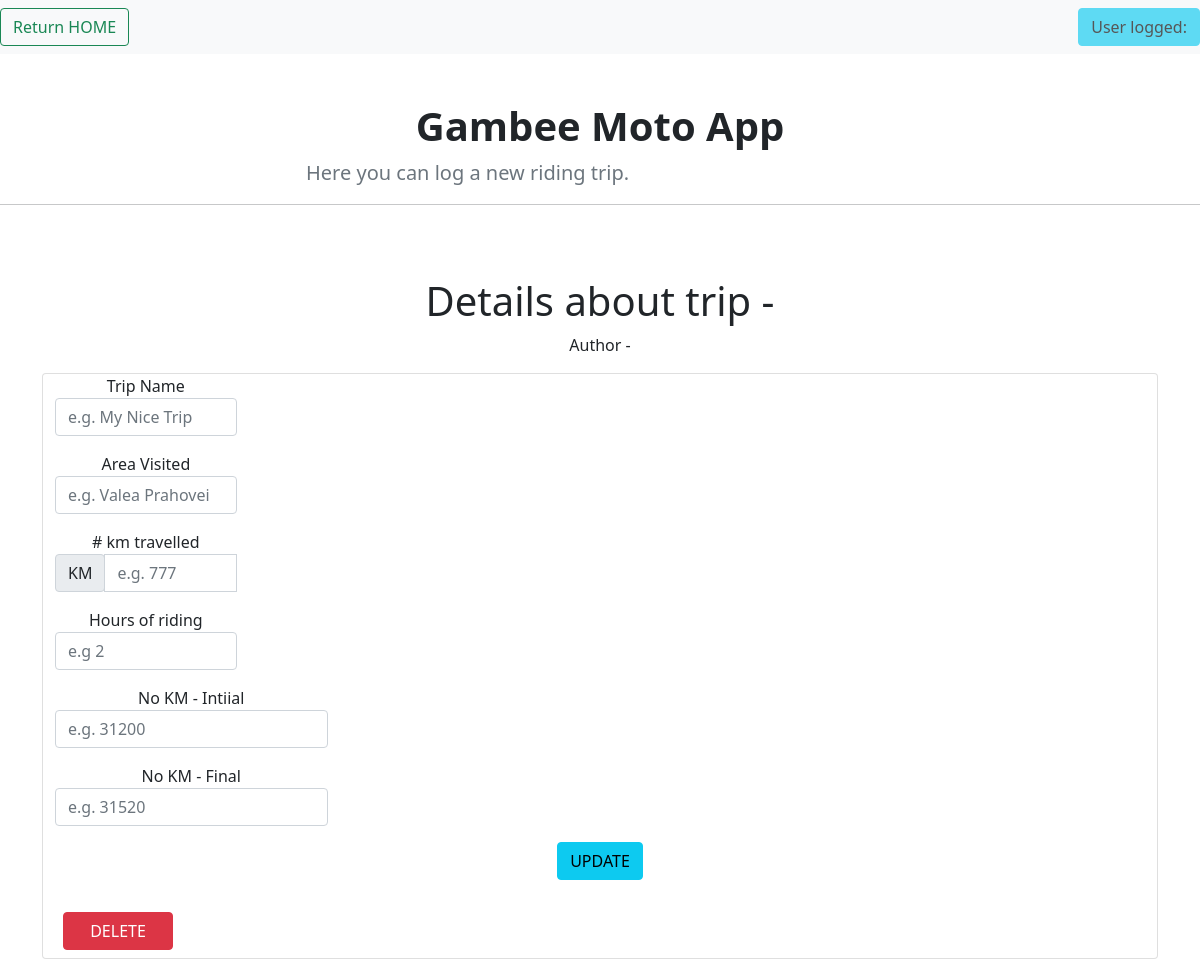
The app's page /GUEST_EXAMPLE (signed in), older data.
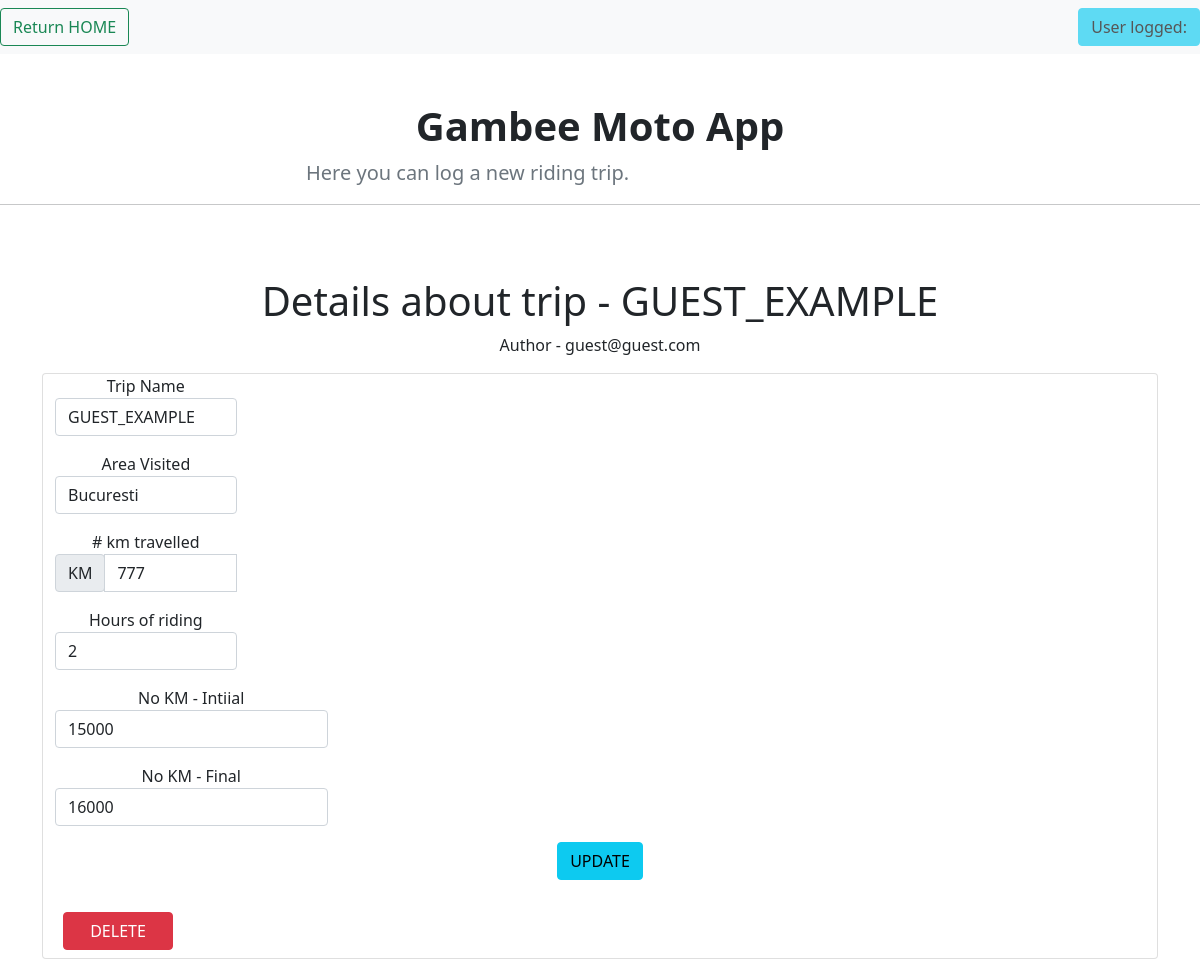
The same page, newer data.
### application/models.py (models this page shows, shortened)
class TripRecords(db.Model):
    __tablename__ = 'TripRecords'
    id = db.Column(db.Integer, primary_key=True)
    trip_name = db.Column(db.String(100))
    area_name = db.Column(db.String(50))
    km_travelled = db.Column(db.Integer)
    h_travelled = db.Column(db.Integer)
    km_initial = db.Column(db.Integer)
    km_final = db.Column(db.Integer)
    added_by = db.Column(db.String(100))

### application/routes.py (the view)
@app.route('/<trip_name>')
@login_required
def detailed_trip(trip_name):
    if session['logged_user'] != app.config['ADMIN_USER']:
        found_trip = TripRecords.query.filter_by(trip_name=trip_name, added_by=session['logged_user']).first()
    else:
        found_trip = TripRecords.query.filter_by(trip_name=trip_name).first()
    return render_template('detailed_trip.html', detailed_trip=found_trip)

### application/routes.py (called while the page is built)
@loginMan.user_loader
def load_user(email):
    return Riders.query.filter_by(email=email).first()

### application/templates/detailed_trip.html (shortened to what this page needs)
{% extends 'trips_common.html' %}
{%block trip_details%}
<div class="py-2 text-center container">
    <h1>Details about trip - {{detailed_trip.trip_name}}</h1>
    <p>Author - {{detailed_trip.added_by}}</p>
    <div class="card text-center container ml-2" style="width: 100%;">
        <form action="{{url_for('update_existing_trip', rider_email=detailed_trip.added_by,
                                    trip_name=detailed_trip.trip_name)}}" method="POST" class="needs-validation"
              novalidate>
            <div class="form-row">
                <div class="col-md-2 mb-3">
                    <label for="validationCustom01">Trip Name</label>
                    <input type="text" class="form-control" id="validationCustom01" name="new_trip_name"
                           placeholder="e.g. My Nice Trip" value="{{detailed_trip.trip_name}}"
                           required>
                </div>
                <div class="col-md-2 mb-3">
                    <label for="validationCustom02">Area Visited</label>
                    <input type="text" class="form-control" id="validationCustom02" name="new_area_name"
                           placeholder="e.g. Valea Prahovei" value="{{detailed_trip.area_name}}"
                           required>
                </div>
                <div class="col-md-2 mb-3">
                    <label for="validationCustomUsername"># km travelled</label>
                    <div class="input-group">
                        <div class="input-group-prepend">
                            <span class="input-group-text" id="inputGroupPrepend">KM</span>
                        </div>
                        <input type="number" class="form-control" id="validationCustomUsername" name="new_km_travelled"
                               placeholder="e.g. 777" value="{{detailed_trip.km_travelled}}"
                               aria-describedby="inputGroupPrepend" required>
                    </div>
                </div>
            </div>
            <div class="form-row">
                <div class="col-md-2 mb-3">
                    <label for="validationCustom03">Hours of riding</label>
                    <input type="number" class="form-control" id="validationCustom03" name="new_hours_riding"
                           placeholder="e.g 2" value="{{detailed_trip.h_travelled}}" required>
                </div>
                <div class="col-md-3 mb-3">
                    <label for="validationCustom04">No KM - Intiial</label>
                    <input type="number" class="form-control" id="validationCustom04" name="new_km_initial"
                           placeholder="e.g. 31200" value="{{detailed_trip.km_initial}}" required>
                </div>
                <div class="col-md-3 mb-3">
                    <label for="validationCustom05">No KM - Final</label>
                    <input type="number" class="form-control" id="validationCustom05" name="new_km_final"
                           placeholder="e.g. 31520" value="{{detailed_trip.km_final}}" required>
                </div>
            </div>
            <button class="btn btn-info mb-4" name="update_trip" type="submit" value="tripUpdate">UPDATE</button>
        </form>
        <a href="{{url_for('delete_trip', rider_email = detailed_trip.added_by, trip_name=detailed_trip.trip_name)}}"
           class="btn btn-danger m-2" style="width: 110px">DELETE</a>
    </div>
</div>
{%endblock%}

Row changes from the older to the newer data that the page shows:
added TripRecords: trip_name "GUEST_EXAMPLE", added_by "guest@guest.com", new_trip_name "GUEST_EXAMPLE", new_area_name "Bucuresti", new_km_travelled "777", new_hours_riding "2", new_km_initial "15000", new_km_final "16000"
